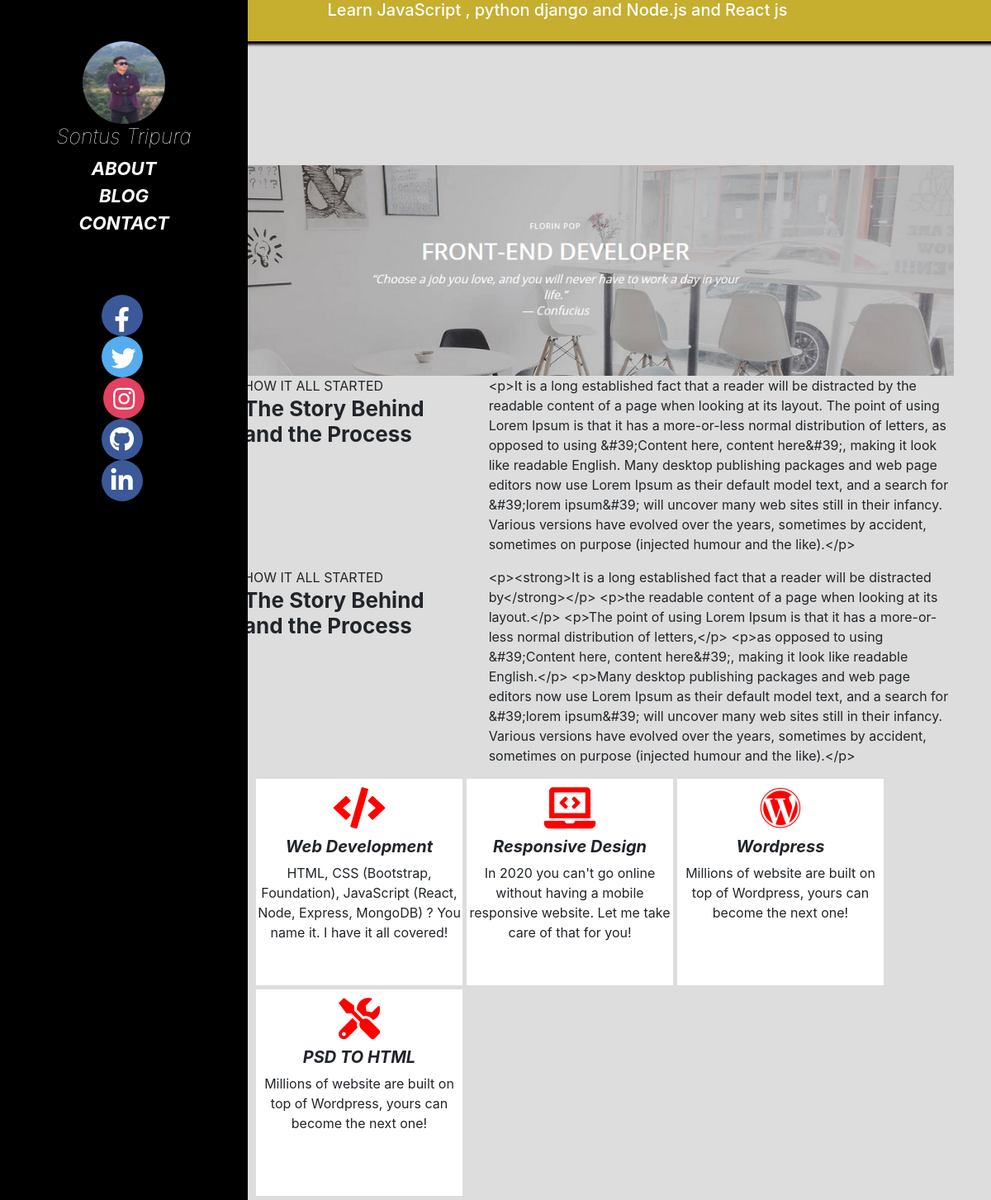
The page / on the database its author committed.
### mysite/models.py (models this page shows, shortened)
class about(models.Model):
    name = models.CharField(max_length=500)
    image = models.ImageField(upload_to='aboutpics', blank=True)

class aboutinfo(models.Model):
    heading = models.CharField(max_length=500)
    headingtitle = models.CharField(max_length=500)
    text = RichTextUploadingField()

### mysite/views.py (the view)
# urls.py: 2. Add a URL to urlpatterns:  path('', views.home, name='home')
def home(request):
    abouts = about.objects.all()
    aboutDetails = aboutinfo.objects.all()
    context = {'abouts' : abouts, 'aboutDetails': aboutDetails }
    return render(request, 'blog/home.html', context)

### mysite/templates/blog/home.html
{% extends 'blog/base.html'%}
{% load static %}
{% block body %}
<div class="Banner_section">
  <div class="container">
    <div class="banner_img">
      <img src="{% static 'img/font-end-banner.PNG' %}" class="img-fluid" alt=>
    </div>
  </div>
</div>
<div class="about">
{% for aboutDetail in aboutDetails %}
  <div class="container">
    <div class="about_details_section">
    <div class="row">
<div class="col-md-4">
  <div class="heading_section">
    <p class="abouttitle">{{ aboutDetail.headingtitle}}</p>
    <h2 class="aboutheading">{{ aboutDetail.heading }}</h2>
  </div>
</div>
<div class="col-md-8">
  <div class="heading_section">
  <p>{{aboutDetail.text }}</p>
</div>
</div>
    </div>
  </div>
</div>
{% endfor %}
</div>
    <div class="skill_section">
    <div class="skill_div">
      <div class="text-center">
        <i class="fas fa-code"></i>
      </div>
      <h2 class="skill_name">Web Development</h2>
      <p class="skill_service_details">
HTML, CSS (Bootstrap, Foundation),
 JavaScript (React, Node, Express, MongoDB) ? You name it. I have it all covered!
      </p>
    </div>
    <div class="skill_div">
      <div class="text-center">
        <i class="fas fa-laptop-code"></i>
      </div>
      <h2 class="skill_name">Responsive Design</h2>
      <p class="skill_service_details">In 2020 you can't go online without
        having a mobile responsive website. Let me take care of that for you!</p>
    </div>
    <div class="skill_div">
      <div class="text-center">
        <i class="fab fa-wordpress"></i>
      </div>
        <h2 class="skill_name">Wordpress</h2>
        <p class="skill_service_details">
Millions of website are built on top of Wordpress, yours can become the next one!
        </p>
    </div>
    <div class="skill_div">
      <div class="text-center">
      <i class="fas fa-tools"></i>
      </div>
        <h2 class="skill_name">PSD TO HTML</h2>
        <p class="skill_service_details">
Millions of website are built on top of Wordpress, yours can become the next one!
        </p>
    </div>
  </div>
{% endblock %}

### mysite/templates/blog/base.html (shortened to what this page needs)
{% load static %}
<!doctype html>
<html lang="en">
  <head>
    <link rel="stylesheet" href="https://stackpath.bootstrapcdn.com/bootstrap/4.3.1/css/bootstrap.min.css">
        <link rel="stylesheet" href="{% static 'css/style.css' %}" />
          <link rel="stylesheet" href="{% static 'css/resposivecode.css' %}" />
  <link rel="stylesheet" href="https://use.fontawesome.com/releases/v5.8.2/css/all.css"/>
</head>
<body class="homebody">
  <div class="left_area">
    {% for about in abouts %}
  <div class="img_section">
  <img src="{{ about.image.url}}" alt="" class="my_img">
  <h2 class="nameofmy">{{ about.name }}</h2>
  </div>
  {% endfor %}
  <div class="nav_section">
  <nav class="nav_bar">
  <li><a href="{% url 'home' %}">ABOUT</a></li>
  <li><a href="{% url 'post_list' %}">BLOG</a></li>
      <li><a href="{% url 'contact' %}">CONTACT</a></li>
  </nav>
  </div>
  <div class="social_navbar">
    <div class="nav_section">
    <nav class="nav_bar">
    <div class="social-icon text-center">
      <li class="socialLIst"><a href=""><i class="fab fa-facebook-f fbcolor"></i></a></li>
     <li><a href="">  <i class="fab fa-twitter twittercolor"></i></a></li>
     <li><a href=""><i class="fab fa-instagram instagramcolor"></i></a></li>
      <li><a href=""><i class="fab fa-github"></i></a></li>
      <li><a href=""><i class="fab fa-linkedin-in"></i></a></li>
    </div>
    </nav>
    </div>
  </div>
  </div>
  <div class="top_bar_section">
<div class="container">
  <div class="top_bar">
        <h5 class="topheading"><a href="#">Learn JavaScript , python django and Node.js and React js</a></h5>
  </div>
</div>
  </div>
      {% block body %}
      {% endblock %}
</body>
</html>

### mysite/static/css/style.css (style rules this page uses)
* { margin: 0; padding: 0; }
.homebody { background: #ddd; min-height: 800px; }
.social_navbar { margin-top: 50px; }
.left_area { padding:10px 0px; z-index:1; position:fixed; left:0; top:0; width: 300px; background: #000; height: 100%; }
.my_img { height: 100px; width: 100px; border-radius: 50%; }
.img_section { margin-top: 40px; text-align: center; color: #fff; }
.nav_bar { text-transform: uppercase; font-weight: bold; font-style: italic; text-align: center; font-size: 22px; color: #fff !important; }
.nav_bar li { color: #fff !important; list-style: none; }
.nav_bar li a { color: #fff !important; }
.top_bar_section { height: 50px; background: #c6ae2f; box-shadow: 2px 2px 3px 2px #000; }
.top_bar { margin-left: 150px; text-align: center; }
.top_bar a { color: #fff !important; }
.banner_img { margin-left: 150px; margin-top: 150px; }
.about_details_section { margin-left: 250px; }
.aboutheading { font-size: 26px; font-weight: bold; margin: 0; padding: 0; }
.abouttitle { margin: 0; padding: 0; text-transform: uppercase; }
.skill_div { min-height: 250px; width: 250px; background: #fff; float: left; margin-bottom: 5px; margin-right: 5px; }
.skill_section { margin-left: 310px; }
.fa-code { color: red; padding: 10px; font-size: 50px; }
.fa-laptop-code { color: red; padding: 10px; font-size: 50px; }
.fa-wordpress { color: red; padding: 10px; font-size: 50px; }
.fa-tools { color: red; padding: 10px; font-size: 50px; }
.skill_name { font-weight: bold; font-style: italic; text-align: center; font-size: 20px; }
.skill_service_details { text-align:center; }
.instagramcolor { width: 50px; height: 50px; border-radius: 50px; align-items: center; padding: 11px; font-size: 30px; background:#E4405F; color: white; }
.twittercolor { margin-right: 5px; width: 50px; height: 50px; border-radius: 50px; align-items: center; padding: 12px; font-size: 30px; background: #55ACEE; color: white; }
.fbcolor { margin-right: 5px; width: 50px; height: 50px; border-radius: 50px; align-items: center; padding: 15px; font-size: 30px; background: #3B5998; color: white; }
.fa-github { margin-right: 5px; width: 50px; height: 50px; border-radius: 50px; align-items: center; padding: 10px; font-size: 30px; background: #3B5998; }
.fa-linkedin-in { margin-right: 5px; width: 50px; height: 50px; border-radius: 50px; align-items: center; padding: 10px; font-size: 30px; background: #3B5998; }
.social-icon { margin-top: 50px; padding: 20px; }

### mysite/static/css/resposivecode.css (style rules this page uses)
@media only screen and (min-width: 1001px) { .nameofmy { font-size: 25px; font-style: italic; font-weight: lighter; text-transform: capitalize; } }

### rows shown on the page
about: image (picture), name "Sontus Tripura"
aboutinfo: headingtitle "HOW IT ALL STARTED", heading "The Story Behind and the Process", text "<p>It is a long established fact that a reader will be distracted by the readable content of a page when looking at its layout. The point of using Lorem Ipsum is that it has a more-or-less normal distribution of letters, as opposed to using &#39;Content here, content here&#39;, making it look like readable English. Many desktop publishing packages and web page editors now use Lorem Ipsum as their default model text, and a search for &#39;lorem ipsum&#39; will uncover many web sites still in their infancy. Various versions have evolved over the years, sometimes by accident, sometimes on purpose (injected humour and the like).</p>"
aboutinfo: headingtitle "HOW IT ALL STARTED", heading "The Story Behind and the Process", text "<p><strong>It is a long established fact that a reader will be distracted by</strong></p> <p>the readable content of a page when looking at its layout.</p> <p>The point of using Lorem Ipsum is that it has a more-or-less normal distribution of letters,</p> <p>as opposed to using &#39;Content here, content here&#39;, making it look like readable English.</p> <p>Many desktop publishing packages and web page editors now use Lorem Ipsum as their default model text, and a search for &#39;lorem ipsum&#39; will uncover many web sites still in their infancy. Various versions have evolved over the years, sometimes by accident, sometimes on purpose (injected humour and the like).</p>"
